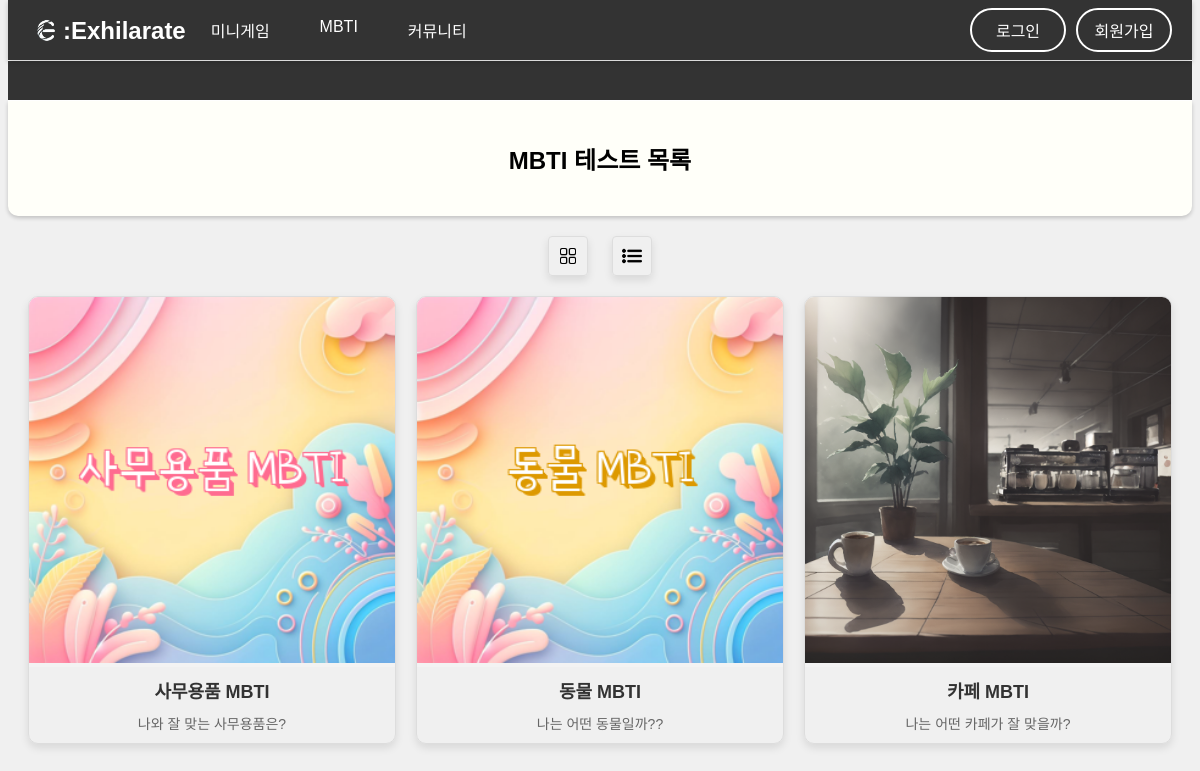
The page /mbti on the database as committed earlier.
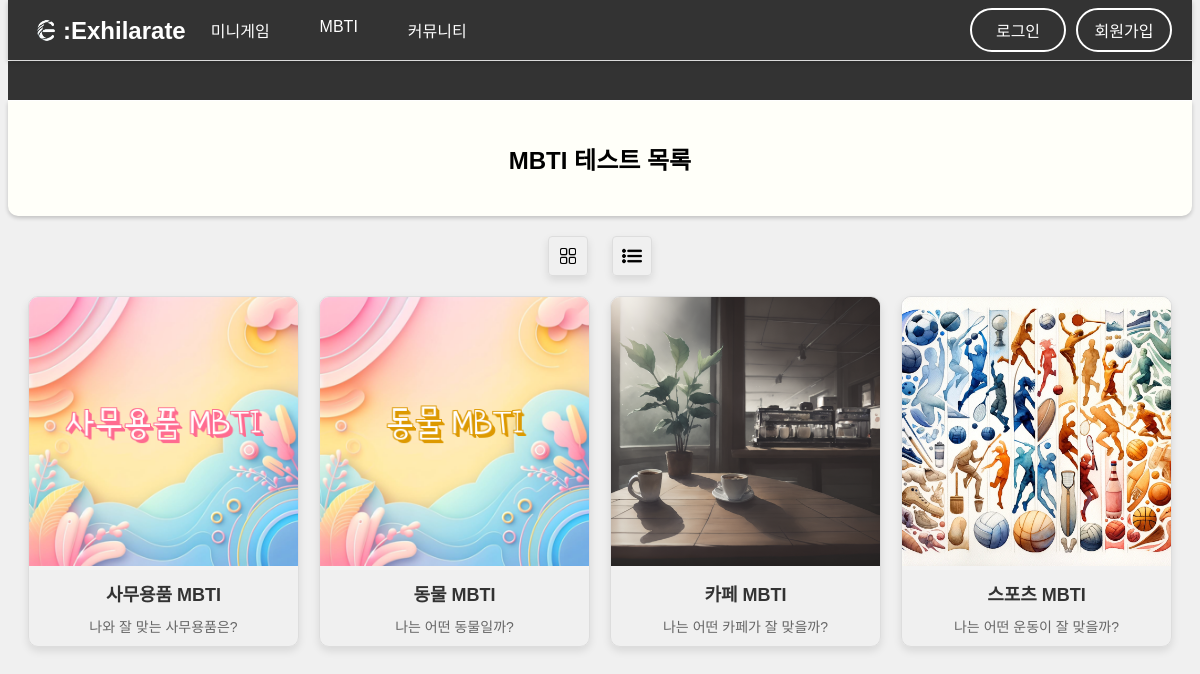
The same page on the database as committed later.
### tables this page shows
CREATE TABLE mbti_info (
    id INTEGER PRIMARY KEY AUTOINCREMENT,
    url TEXT NOT NULL,
    image TEXT NOT NULL,
    name TEXT NOT NULL,
    color TEXT NOT NULL,
    description TEXT NOT NULL
);

### app.py (the view)
@app.route('/mbti')
def mbti_list():
    db = get_db()
    mbtis = db.execute("SELECT id, name, image, url, color, description FROM mbti_info").fetchall()
    Phrase = 'MBTI 테스트 목록'
    return render_template('mbti/list.html', mbtis=mbtis, mbti_name=Phrase)

### app.py (called while the page is built)
def get_db():
    if 'db' not in g:
        g.db = sqlite3.connect(DATABASE_FILE)
        g.db.row_factory = sqlite3.Row
    return g.db

@app.context_processor
def inject_menus():
    db = get_db()
    all_menus = db.execute("SELECT id, name, url, menu, description FROM menu_info ORDER BY id ASC").fetchall()
    mbti_menus = db.execute("SELECT id, name, url, image, color, description FROM mbti_info ORDER BY id ASC").fetchall()
    games = [item for item in all_menus if item['menu'] == 'game']
    communities = [item for item in all_menus if item['menu'] == 'community']
    mbtis = mbti_menus
    path = request.path
    if path.startswith('/games'):
        message = '미니 게임은 하루 최대 5번 저장이 가능합니다. (24:00 초기화)'
    elif path.startswith('/mbti'):
        message = '여러가지 테마의 MBTI 테스트를 경험하세요!'
    else:
        message = 'EXHILARATE: …의 기분을 들뜨게 하다, 기분을 좋게 하다'
    return {'games': games, 'communities': communities, 'mbtis': mbtis, 'custom_message': message}

### templates/mbti/list.html (shortened to what this page needs)
{% extends 'base.html' %}
{% block content %}
<div class="minimbtis-container">
    <link rel="stylesheet" type="text/css" href="{{ url_for('static', filename='css/mbti/list.css') }}">
    <div class="mbti-buttons">
        <button id="box-view" data-tooltip="박스">
            <img src="{{ url_for('static', filename='images/icons/grid.png') }}">
        </button>
        <button id="list-view" data-tooltip="리스트">
            <img src="{{ url_for('static', filename='images/icons/list.png') }}">
        </button>
    </div>
    <div class="mbtis">
        {% for mbti in mbtis %}
        <div class="mbti">
            <a href="/mbti/{{ mbti.url }}">
                <div class="mbti-image">
                    <img src="{{ url_for('static', filename=mbti.image) }}" alt="{{ mbti.name }} 사진">
                </div>
                <div class="mbti-name">{{ mbti.name }}</div>
                <div class="mbti-description">{{ mbti.description }}</div>
            </a>
        </div>
        {% endfor %}
    </div>
</div>
{% endblock %}

### templates/base.html (shortened to what this page needs)
<!DOCTYPE html>
<html>
<head>
    <link rel="stylesheet" type="text/css" href="{{ url_for('static', filename='css/base.css') }}">
</head>
{% set excluded_paths = ['/', '/games', '/games/roulette', '/communities', '/mbti', '/mbti/company', '/mbti/animal', '/result' ] %}
<body>
    <nav>
        <div class="logo">
            <a href="/">
                <img class="header-image" src="{{ url_for('static', filename='images/logo.png') }}" alt="로고">
                <span>:Exhilarate</span>
            </a>
        </div>
        <div class="nav-content">
            <ul class="main-menu">
                <li class="dropdown">
                    <a href="/games">미니게임</a>
                </li>
                <li class="dropdown">
                    <a href="/mbti">MBTI</a>
                </li>
                <li class="dropdown">
                    <a href="/community">커뮤니티</a>
                </li>
            </ul>
            <div class="auth-buttons">
                <a href="#" class="login-btn">로그인</a>
                <a href="#" class="register-btn">회원가입</a>
            </div>
        </div>
    </nav>
    <div class="moving-text" data-content="{{ custom_message }}"></div>
    {% if '/mbti' in request.path %}
    <div id="header">
        <h2>{{ mbti_name }}</h2>
    </div>
    {% endif %}
    {% block content %}{% endblock %}
</body>
</html>

### static/css/base.css (style rules this page uses)
body { font-family: 'Noto Sans KR', sans-serif; background-color: #f0f0f0; color: #333; text-align: center; padding-bottom: 80px; margin-top: 60px; }
#header { color: white; font-family: 'omyu_pretty', sans-serif; padding: 20px; box-shadow: 0 2px 4px rgba(0, 0, 0, 0.2); border-bottom-left-radius: 10px; border-bottom-right-radius: 10px; }
.moving-text { width: 100%; position: relative; overflow: hidden; white-space: nowrap; box-sizing: border-box; color: #FFF; font-size: 1.5rem; font-family: 'GangwonEduSaeeum_OTFMediumA', sans-serif; background-color: #333333; text-shadow: 2px 2px 4px #000000; border-top: 1px solid; border-bottom: 1px solid; padding-top: 4px; animation: border-flicker 1s infinite alternate; }
.moving-text::after { content: var(--content); display: inline-block; padding-left: 100%; animation: move 15s linear infinite; }
.logo { display: flex; align-items: center; }
.logo a { display: flex; align-items: center; text-decoration: none; }
.logo img { max-height: 35px; }
.logo span { font-size: 24px; line-height: 35px; color: white; font-weight: bold; font-family: 'DAEAM_LEE_TAE_JOON', sans-serif; }
button { border: none; color: white; padding: 15px 32px; text-align: center; text-decoration: none; display: inline-block; font-size: 16px; margin: 4px 2px; cursor: pointer; border-radius: 4px; transition: background-color 0.3s; }
.nav-content { display: flex; justify-content: space-between; align-items: center; width: 100%; }
nav { position: fixed; top: 0; left: 0; right: 0; display: flex; justify-content: space-between; align-items: center; padding: 0 20px; background-color: #333333; box-shadow: 0 2px 5px rgba(0, 0, 0, 0.2); z-index: 1000; height: 60px; margin: 0 8px; }
nav ul { list-style: none; padding: 0; margin: 0; display: flex; justify-content: center; }
nav ul li { margin: 0 10px; }
nav ul li a { text-decoration: none; color: #FFFFFF; padding: 20px 15px; }
.dropdown { position: relative; display: inline-block; }
.auth-buttons { display: flex; align-items: center; }
.auth-buttons a { margin-left: 10px; padding: 8px 16px; text-decoration: none; color: #FFFFFF; background-color: transparent; border: 2px solid #FFFFFF; border-radius: 25px; transition: all 0.3s ease; position: relative; overflow: hidden; min-width: 60px; }
.auth-buttons a::before { content: ''; position: absolute; top: 50%; left: 50%; width: 300%; height: 300%; background-color: #FFFFFF; transition: all 0.5s ease; display: block; transform: translate(-50%, -50%) scale(0); border-radius: 30%; opacity: 0.6; z-index: 0; }

### static/css/mbti/list.css (style rules this page uses)
#header { color: black; background-color: #fffff9; }
.minimbtis-container { max-width: 1200px; margin: 0 auto; padding: 20px; }
.mbti-buttons { text-align: center; margin-bottom: 20px; }
.mbti-buttons button { background: none; border: 1px solid #ddd; border-radius: 4px; box-shadow: 0 4px 8px rgba(0, 0, 0, 0.1); width: 40px; height: 40px; padding: 5px; display: inline-flex; align-items: center; justify-content: center; margin: 0 10px; cursor: pointer; transition: all 0.3s ease; }
.mbti-buttons button img { width: 20px; height: auto; position: relative; }
.mbtis { display: grid; grid-template-columns: repeat(auto-fit, minmax(250px, 1fr)); gap: 20px; }
.mbti { border: 1px solid #ddd; border-radius: 10px; overflow: hidden; box-shadow: 0 4px 8px rgba(0, 0, 0, 0.1); transition: transform 0.3s ease-in-out; }
.mbti a { text-decoration: none; color: inherit; }
.mbti-image { width: 100%; height: auto; background-color: #f3f3f3; }
.mbti-image img { width: 100%; max-width: 100%; max-height: 100%; object-fit: center; object-position: center; }
.mbti-name { padding: 10px; font-size: 18px; font-weight: bold; color: #333; text-align: center; }
.mbti-description { padding: 0 10px 10px; font-size: 14px; color: #666; text-align: center; }

Rows that differ between the two databases and show on the page:
changed mbti_info "동물 MBTI": description "나는 어떤 동물일까??" → "나는 어떤 동물일까?"
added mbti_info: image (picture), name "스포츠 MBTI", description "나는 어떤 운동이 잘 맞을까?"
